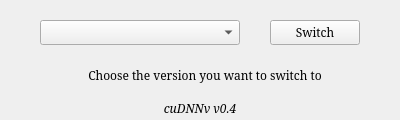
<?xml version="1.0" encoding="UTF-8"?>
<ui version="4.0">
 <class>cuDNNv</class>
 <widget class="QMainWindow" name="cuDNNv">
  <property name="geometry">
   <rect>
    <x>0</x>
    <y>0</y>
    <width>400</width>
    <height>120</height>
   </rect>
  </property>
  <property name="windowTitle">
   <string>cuDNNv: cuDNN Version Switcher</string>
  </property>
  <widget class="QWidget" name="centralWidget">
   <property name="font">
    <font>
     <family>NanumGothic</family>
    </font>
   </property>
   <widget class="QLabel" name="versionLabel">
    <property name="geometry">
     <rect>
      <x>155</x>
      <y>100</y>
      <width>90</width>
      <height>17</height>
     </rect>
    </property>
    <property name="font">
     <font>
      <family>NanumMyeongjo</family>
      <pointsize>9</pointsize>
      <italic>true</italic>
     </font>
    </property>
    <property name="text">
     <string>cuDNNv v0.4</string>
    </property>
    <property name="alignment">
     <set>Qt::AlignCenter</set>
    </property>
   </widget>
   <widget class="QComboBox" name="comboBox">
    <property name="geometry">
     <rect>
      <x>40</x>
      <y>20</y>
      <width>200</width>
      <height>25</height>
     </rect>
    </property>
    <property name="font">
     <font>
      <family>NanumMyeongjo</family>
     </font>
    </property>
   </widget>
   <widget class="QPushButton" name="switchButton">
    <property name="geometry">
     <rect>
      <x>270</x>
      <y>20</y>
      <width>90</width>
      <height>25</height>
     </rect>
    </property>
    <property name="font">
     <font>
      <family>NanumMyeongjo</family>
     </font>
    </property>
    <property name="text">
     <string>Switch</string>
    </property>
   </widget>
   <widget class="QLabel" name="statusLabel">
    <property name="geometry">
     <rect>
      <x>10</x>
      <y>55</y>
      <width>390</width>
      <height>41</height>
     </rect>
    </property>
    <property name="font">
     <font>
      <family>NanumMyeongjo</family>
     </font>
    </property>
    <property name="text">
     <string>Choose the version you want to switch to</string>
    </property>
    <property name="alignment">
     <set>Qt::AlignCenter</set>
    </property>
   </widget>
  </widget>
 </widget>
 <layoutdefault spacing="6" margin="11"/>
 <resources/>
 <connections/>
</ui>
